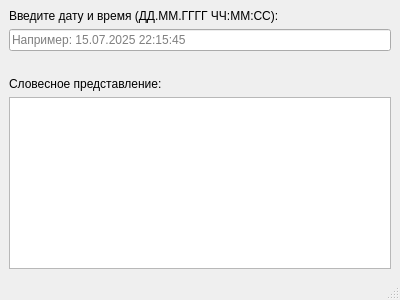
<?xml version="1.0" encoding="UTF-8"?>
<ui version="4.0">
 <class>ManualInputWindow</class>
 <widget class="QMainWindow" name="ManualInputWindow">
  <property name="geometry">
   <rect>
    <x>0</x>
    <y>0</y>
    <width>400</width>
    <height>300</height>
   </rect>
  </property>
  <property name="windowTitle">
   <string>Ручной ввод даты и времени</string>
  </property>
  <widget class="QWidget" name="centralwidget">
   <layout class="QVBoxLayout" name="verticalLayout">
    <item>
     <widget class="QLabel" name="label_input_prompt">
      <property name="text">
       <string>Введите дату и время (ДД.ММ.ГГГГ ЧЧ:ММ:СС):</string>
      </property>
     </widget>
    </item>
    <item>
     <widget class="QLineEdit" name="inputDateTimeLineEdit">
      <property name="placeholderText">
       <string>Например: 15.07.2025 22:15:45</string>
      </property>
     </widget>
    </item>
    <item>
     <spacer name="verticalSpacer">
      <property name="orientation">
       <enum>Qt::Orientation::Vertical</enum>
      </property>
      <property name="sizeHint" stdset="0">
       <size>
        <width>20</width>
        <height>40</height>
       </size>
      </property>
     </spacer>
    </item>
    <item>
     <widget class="QLabel" name="label_output_prompt">
      <property name="text">
       <string>Словесное представление:</string>
      </property>
     </widget>
    </item>
    <item>
     <widget class="QPlainTextEdit" name="verbalOutputPlainTextEdit">
      <property name="readOnly">
       <bool>true</bool>
      </property>
     </widget>
    </item>
   </layout>
  </widget>
  <widget class="QMenuBar" name="menubar">
   <property name="geometry">
    <rect>
     <x>0</x>
     <y>0</y>
     <width>400</width>
     <height>26</height>
    </rect>
   </property>
  </widget>
  <widget class="QStatusBar" name="statusbar"/>
 </widget>
 <resources/>
 <connections/>
</ui>
